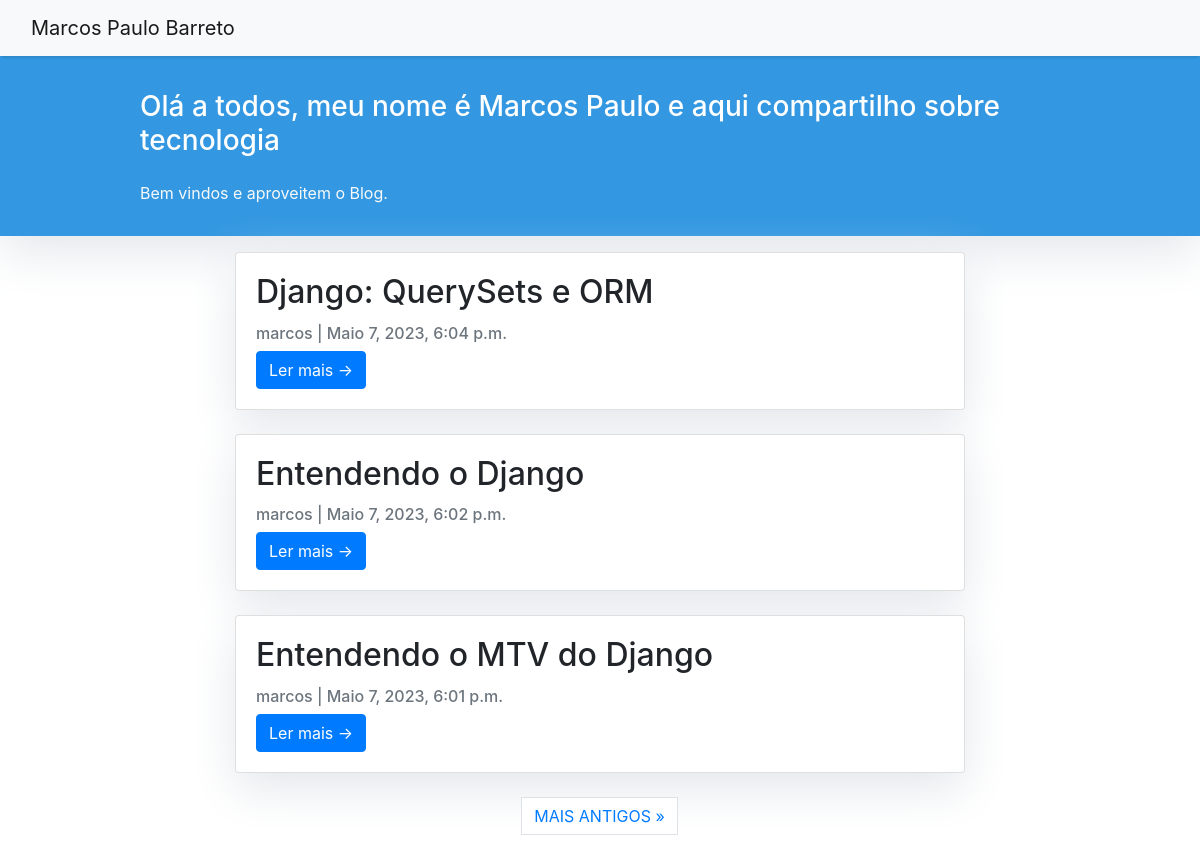
The page / on the database its author committed.
### blog/models.py (models this page shows, shortened)
class Post(models.Model):
    title = models.CharField(max_length=200, unique=True)
    slug = models.SlugField(max_length=200, unique=True)
    author = models.ForeignKey(
        User, on_delete=models.CASCADE, related_name="blog_posts"
    )
    updated_on = models.DateTimeField(auto_now=True)
    content = models.TextField()
    created_on = models.DateTimeField(auto_now_add=True)
    status = models.IntegerField(choices=STATUS, default=0)
    class Meta:
        ordering = ["-created_on"]

### blog/views.py (the view)
# urls.py: path("", views.PostList.as_view(), name="home"),
class PostList(generic.ListView):
    queryset = Post.objects.filter(status=1).order_by("-created_on")
    template_name = "index.html"
    paginate_by = 3

### templates/index.html (shortened to what this page needs)
{% extends "base.html" %}
{% block content %}
    <header class="masthead">
            <div class="container">
                <div class="row">
                    <div class=" col-md-8 col-md-10 mx-auto">
                        <div class="site-heading">
                            <h3 class=" site-heading my-4 mt-3 text-white">
                                Olá a todos, meu nome é Marcos Paulo e aqui compartilho sobre tecnologia</h3>
                            <p class="text-light">Bem vindos e aproveitem o Blog.
                            </p>
                        </div>
                    </div>
                </div>
            </div>
    </header>
    <div class="container">
        <div class="row">
            <div class="col-md-8 offset-md-2 col-12 mt-3">
                {% for post in post_list %}
                    <div class="card mb-4">
                        <div class="card-body">
                            <h2 class="card-title">{{ post.title }}</h2>
                            <p class="card-text text-muted h6">{{ post.author }} | {{ post.created_on}}  </p>
                            <a href="{% url 'post_detail' post.slug  %}" class="btn btn-primary">Ler mais &rarr;</a>
                        </div>
                    </div>
                {% endfor %}
            </div>
        </div>
    </div>
    {% if is_paginated %}
        <ul class="pagination justify-content-center">
            {% if page_obj.has_next %}
                <li><a href="?page={{ page_obj.next_page_number }}" class="page-link"> MAIS ANTIGOS &raquo;</a></li>
            {% endif %}
        </ul>
    {% endif %}
{%endblock%}

### templates/base.html (shortened to what this page needs)
{% load static %}
<!DOCTYPE html>
<html>
    <head>
        <link rel="stylesheet" href="{% static 'css/base.css' %}">
        <link rel="stylesheet" href="https://maxcdn.bootstrapcdn.com/bootstrap/4.0.0/css/bootstrap.min.css"
 />
    </head>
    <body>
        <nav class="navbar navbar-expand-lg navbar-light bg-light shadow" id="mainNav">
            <div class="container-fluid">
                <a class="navbar-brand" href="{% url 'home' %}">Marcos Paulo Barreto</a>
            </div>
    </nav>
    {% block content %}{% endblock content %}
</body>
</html>

### static/css/base.css (style rules this page uses)
body { font-family: "Roboto", sans-serif; font-size: 17px; background-color: #fdfdfd; }
.shadow { box-shadow: 0 4px 2px -2px rgba(0, 0, 0, 0.1); }
.masthead { background: #3398E1; height: auto; padding-bottom: 15px; box-shadow: 0 16px 48px #E3E7EB; padding-top: 10px; }
.card { box-shadow: 0 16px 48px #E3E7EB; }

### rows shown on the page
Post: title "Django: QuerySets e ORM", author "marcos", created_on "Maio 7, 2023, 6:04 p.m."
Post: title "Entendendo o Django", author "marcos", created_on "Maio 7, 2023, 6:02 p.m."
Post: title "Entendendo o MTV do Django", author "marcos", created_on "Maio 7, 2023, 6:01 p.m."
